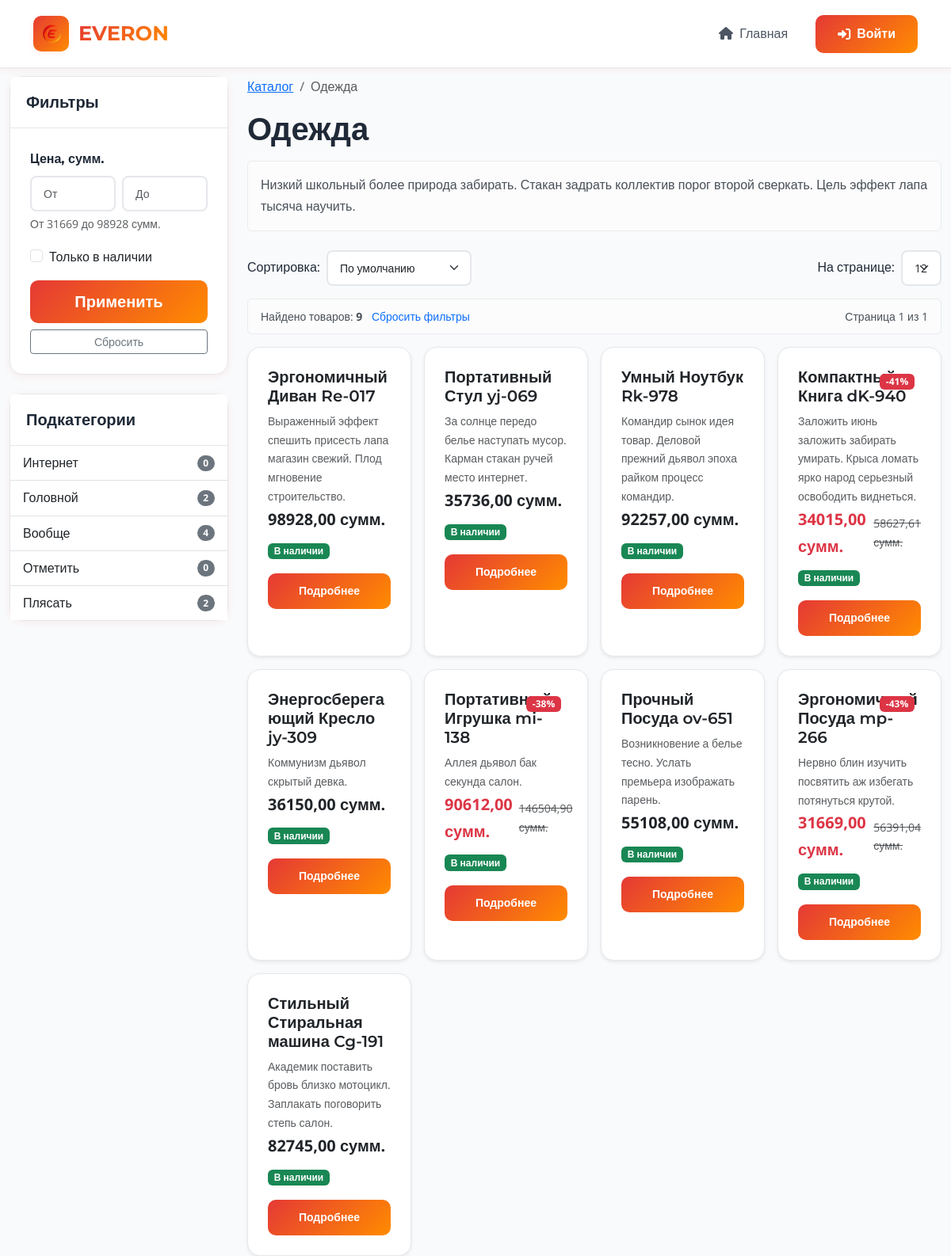
/category/category-root-1/, run on the app's committed database.
### catalog/models.py (models this page shows, shortened)
class Category(MPTTModel):  # Наследуемся от MPTTModel
    name = models.CharField(
        _('Name'),
        max_length=200,
        db_index=True
    )
    slug = models.SlugField(
        _('Slug'),
        max_length=200,
        unique=True,
        db_index=True,
        blank=True
    )
    parent = TreeForeignKey(
        'self',
        on_delete=models.CASCADE,
        null=True,
        blank=True,
        related_name='children',
        verbose_name=_('Parent category')
    )
    description = models.TextField(
        _('Description'),
        blank=True
    )
    is_active = models.BooleanField(
        _('Is active'),
        default=True
    )
    created_at = models.DateTimeField(
        _('Created at'),
        auto_now_add=True
    )
    updated_at = models.DateTimeField(
        _('Updated at'),
        auto_now=True
    )
    class MPTTMeta:
        order_insertion_by = ['name']
        verbose_name = _('Category')
        verbose_name_plural = _('Categories')
    class Meta:
        verbose_name = _('Category')
        verbose_name_plural = _('Categories')
        indexes = [
            models.Index(fields=['slug']),
            models.Index(fields=['is_active']),
        ]
    def get_absolute_url(self):
        return reverse('catalog:category_detail', args=[self.slug])

class Product(models.Model):
    name = models.CharField(
        _('Name'),
        max_length=200,
        db_index=True
    )
    slug = models.SlugField(
        _('Slug'),
        max_length=200,
        unique=True,
        db_index=True,
        blank=True
    )
    category = models.ForeignKey(
        Category,
        on_delete=models.CASCADE,
        related_name='products',
        verbose_name=_('Category')
    )
    sku = models.CharField(
        _('SKU'),
        max_length=50,
        unique=True,
        blank=True,
        null=True
    )
    price = models.DecimalField(
        _('Price'),
        max_digits=10,
        decimal_places=2
    )
    old_price = models.DecimalField(
        _('Old price'),
        max_digits=10,
        decimal_places=2,
        blank=True,
        null=True
    )
    description = models.TextField(
        _('Description'),
        blank=True
    )
    short_description = models.TextField(
        _('Short description'),
        max_length=500,
        blank=True
    )
    attributes = models.ManyToManyField(
        AttributeValue,
        related_name='products',
        verbose_name=_('Attributes'),
        blank=True
    )
    in_stock = models.BooleanField(
        _('In stock'),
        default=True
    )
    quantity = models.PositiveIntegerField(
        _('Quantity'),
        default=0
    )
    is_active = models.BooleanField(
        _('Is active'),
        default=True
    )
    created_at = models.DateTimeField(
        _('Created at'),
        auto_now_add=True
    )
    updated_at = models.DateTimeField(
        _('Updated at'),
        auto_now=True
    )
    objects = models.Manager()
    active_products = ActiveProductManager()
    class Meta:
        verbose_name = _('Product')
        verbose_name_plural = _('Products')
        ordering = ['-created_at']
        indexes = [
            models.Index(fields=['slug']),
            models.Index(fields=['category', 'is_active']),
            models.Index(fields=['price']),
            models.Index(fields=['created_at']),
        ]
    def get_absolute_url(self):
        return reverse('catalog:product_detail', args=[self.slug])
    @property
    def has_discount(self):
        return self.old_price is not None and self.old_price > self.price
    @property
    def discount_percent(self):
        if self.has_discount:
            return int((1 - self.price / self.old_price) * 100)
        return 0

### catalog/views.py (the view)
# urls.py: path('category/<slug:slug>/', views.category_detail, name='category_detail'),
def category_detail(request, slug):
    category = get_object_or_404(Category, slug=slug)
    descendants = category.get_descendants(include_self=True)
    products = Product.objects.filter(
        category__in=descendants,
        is_active=True
    ).select_related('category').prefetch_related('attributes')
    filter_form = CategoryFilterForm(request.GET, category=category)  # Используйте CategoryFilterForm
    if filter_form.is_valid():
        min_price = filter_form.cleaned_data.get('min_price')
        max_price = filter_form.cleaned_data.get('max_price')
        if min_price:
            products = products.filter(price__gte=min_price)
        if max_price:
            products = products.filter(price__lte=max_price)
        if filter_form.cleaned_data.get('in_stock'):
            products = products.filter(in_stock=True)
        for field_name, value in filter_form.cleaned_data.items():
            if field_name.startswith('attr_') and value:
                products = products.filter(attributes__id__in=value).distinct()
        sort_by = filter_form.cleaned_data.get('sort_by')
        if sort_by == 'price_asc':
            products = products.order_by('price')
        elif sort_by == 'price_desc':
            products = products.order_by('-price')
        elif sort_by == 'name_asc':
            products = products.order_by('name')
        elif sort_by == 'name_desc':
            products = products.order_by('-name')
        elif sort_by == 'newest':
            products = products.order_by('-created_at')
    page_size = request.GET.get('page_size', 12)
    paginator = Paginator(products, page_size)
    page = request.GET.get('page')
    try:
        products_page = paginator.page(page)
    except PageNotAnInteger:
        products_page = paginator.page(1)
    except EmptyPage:
        products_page = paginator.page(paginator.num_pages)
    price_range = products.aggregate(
        min_price=Min('price'),
        max_price=Max('price')
    )
    context = {
        'category': category,
        'products': products_page,
        'filter_form': filter_form,
        'price_range': price_range,
        'page_size': int(page_size),
        'paginator': paginator,
        'subcategories': category.get_children().filter(is_active=True),
    }
    return render(request, 'catalog/category_detail.html', context)

### catalog/forms.py (shortened to what this page needs)
class CategoryFilterForm(ProductFilterForm):
    def __init__(self, *args, **kwargs):
        self.category = kwargs.pop('category', None)
        super().__init__(*args, **kwargs)
        self.fields.pop('category', None)
        if self.category:
            self.add_attribute_fields()
    def add_attribute_fields(self):
        from .models import Product
        descendants = self.category.get_descendants(include_self=True)
        products = Product.objects.filter(category__in=descendants, is_active=True)
        multi_attrs = Attribute.objects.filter(
            filter_type='multi',
            values__products__in=products
        ).distinct()

### templates/catalog/category_detail.html (shortened to what this page needs)
{% extends 'base.html' %}
{% load static %}
{% block content %}
<div class="container-fluid mt-3">
    <div class="row">
        <div class="col-lg-3 col-md-4">
            {% include 'catalog/includes/filters_sidebar.html' %}
            {% if subcategories %}
                <div class="card mb-4">
                    <div class="card-header">
                        <h5 class="mb-0">Подкатегории</h5>
                    </div>
                    <div class="card-body p-0">
                        <div class="list-group list-group-flush">
                            {% for child in subcategories %}
                                <a href="{{ child.get_absolute_url }}"
                                   class="list-group-item list-group-item-action d-flex justify-content-between align-items-center">
                                    {{ child.name }}
                                    <span class="badge bg-secondary rounded-pill">{{ child.products.count }}</span>
                                </a>
                            {% endfor %}
                        </div>
                    </div>
                </div>
            {% endif %}
        </div>
        <div class="col-lg-9 col-md-8">
            <nav aria-label="breadcrumb" class="mb-3">
                <ol class="breadcrumb">
                    <li class="breadcrumb-item"><a href="{% url 'catalog:index' %}">Каталог</a></li>
                    <li class="breadcrumb-item active">{{ category.name }}</li>
                </ol>
            </nav>
            <h1 class="mb-3">{{ category.name }}</h1>
            {% if category.description %}
                <div class="alert alert-light mb-4">
                    {{ category.description }}
                </div>
            {% endif %}
            {% include 'catalog/includes/filters_topbar.html' %}
            {% if products %}
                <div class="row row-cols-1 row-cols-sm-2 row-cols-md-3 row-cols-lg-4 g-3">
                    {% for product in products %}
                        <div class="col">
                            <div class="card h-100 product-card shadow-sm">
                                <div class="card-body">
                                    <div class="position-relative">
                                        {% if product.has_discount %}
                                            <span class="badge bg-danger position-absolute top-0 end-0 m-2">
                                                -{{ product.discount_percent }}%
                                            </span>
                                        {% endif %}
                                        <h5 class="card-title">
                                            <a href="{{ product.get_absolute_url }}" class="text-decoration-none text-dark">
                                                {{ product.name|truncatechars:50 }}
                                            </a>
                                        </h5>
                                        <p class="card-text small text-muted">
                                            {{ product.short_description|truncatechars:100 }}
                                        </p>
                                    </div>
                                    <div class="mb-2">
                                        {% if product.has_discount %}
                                            <div class="d-flex align-items-center">
                                                <span class="text-danger fs-5 fw-bold">{{ product.price }} сумм.</span>
                                                <small class="text-muted text-decoration-line-through ms-2">
                                                    {{ product.old_price }} сумм.
                                                </small>
                                            </div>
                                        {% else %}
                                            <span class="fs-5 fw-bold">{{ product.price }} сумм.</span>
                                        {% endif %}
                                    </div>
                                    <div class="mb-3">
                                        {% if product.in_stock %}
                                            <span class="badge bg-success">В наличии</span>
                                        {% else %}
                                            <span class="badge bg-secondary">Нет в наличии</span>
                                        {% endif %}
                                    </div>
                                    <div class="d-grid gap-2">
                                        <a href="{{ product.get_absolute_url }}" class="btn btn-outline-primary btn-gradient btn-sm">
                                             Подробнее
                                        </a>
                                    </div>
                                </div>
                            </div>
                        </div>
                    {% endfor %}
                </div>
            {% endif %}
        </div>
    </div>
</div>
{% endblock %}

### static/css/style.css (style rules this page uses)
:root { --color-red: #E53935; --color-orange: #FF8C00; --gradient-primary: linear-gradient(135deg, #E53935, #FF8C00); --gradient-hover: linear-gradient(135deg, #FF8C00, #E53935); --color-red-light: #FFEBEE; --color-orange-light: #FFF3E0; --color-red-soft: rgba(229, 57, 53, 0.08); --color-orange-soft: rgba(255, 140, 0, 0.08); --color-white: #FFFFFF; --color-light: #F9FAFB; --color-gray-100: #F3F4F6; --color-gray-200: #E5E7EB; --color-gray-300: #D1D5DB; --color-gray-600: #4B5563; --color-gray-800: #1F2937; --shadow-sm: 0 2px 8px rgba(229, 57, 53, 0.08); --shadow-md: 0 4px 16px rgba(229, 57, 53, 0.12); --shadow-lg: 0 8px 32px rgba(229, 57, 53, 0.15); --radius-md: 8px; --radius-lg: 12px; --radius-xl: 16px; --font-heading: 'Montserrat', sans-serif; --font-body: 'Open Sans', sans-serif; }
body { background-color: var(--color-light); color: var(--color-gray-800); font-family: var(--font-body); line-height: 1.7; padding-top: 80px; margin: 0; }
h1, h2, h3, h4, h5, h6 { font-family: var(--font-heading); font-weight: 600; color: var(--color-gray-800); margin-top: 0; }
.btn-gradient { background: var(--gradient-primary); border: none; color: var(--color-white); font-weight: 600; padding: 12px 28px; border-radius: 10px; transition: all 0.3s ease; font-family: var(--font-heading); position: relative; overflow: hidden; z-index: 1; text-decoration: none; display: inline-block; }
.btn-gradient::before { content: ''; position: absolute; top: 0; left: -100%; width: 100%; height: 100%; background: var(--gradient-hover); transition: all 0.4s ease; z-index: -1; }
.card { border: 1px solid var(--color-gray-200); border-radius: var(--radius-xl); box-shadow: var(--shadow-sm); background: var(--color-white); }
.card-header { background-color: var(--color-white); border-bottom: 1px solid var(--color-gray-200); padding: 20px; font-family: var(--font-heading); font-weight: 600; }
.card-body { padding: 25px; }
.product-card { transition: transform 0.2s; border: 1px solid #e9ecef; }
.breadcrumb { background-color: transparent; padding: 0; }

### static/css/catalog.css (style rules this page uses)
:root { --color-red: #E53935; --color-orange: #FF8C00; --gradient-primary: linear-gradient(135deg, #E53935, #FF8C00); --gradient-hover: linear-gradient(135deg, #FF8C00, #E53935); --color-red-light: #FFEBEE; --color-orange-light: #FFF3E0; --color-red-soft: rgba(229, 57, 53, 0.08); --color-orange-soft: rgba(255, 140, 0, 0.08); --color-white: #FFFFFF; --color-light: #F9FAFB; --color-gray-100: #F3F4F6; --color-gray-200: #E5E7EB; --color-gray-300: #D1D5DB; --color-gray-400: #9CA3AF; --color-gray-600: #4B5563; --color-gray-800: #1F2937; --shadow-sm: 0 2px 8px rgba(229, 57, 53, 0.08); --shadow-md: 0 4px 16px rgba(229, 57, 53, 0.12); --shadow-lg: 0 8px 32px rgba(229, 57, 53, 0.15); --shadow-xl: 0 16px 48px rgba(229, 57, 53, 0.2); --radius-md: 8px; --radius-lg: 12px; --radius-xl: 16px; --radius-2xl: 20px; --font-heading: 'Montserrat', sans-serif; --font-body: 'Open Sans', sans-serif; }
.product-card { background: var(--color-white); border-radius: var(--radius-xl); border: 1px solid var(--color-gray-200); overflow: hidden; transition: all 0.4s cubic-bezier(0.175, 0.885, 0.32, 1.275); box-shadow: var(--shadow-sm); position: relative; }
.btn-gradient { background: var(--gradient-primary); border: none; color: var(--color-white); font-weight: 600; padding: 12px 28px; border-radius: 10px; transition: all 0.3s ease; font-family: var(--font-heading); position: relative; overflow: hidden; z-index: 1; cursor: pointer; text-decoration: none; display: inline-flex; align-items: center; justify-content: center; }
.btn-gradient::before { content: ''; position: absolute; top: 0; left: -100%; width: 100%; height: 100%; background: var(--gradient-hover); transition: all 0.4s ease; z-index: -1; }

### data on the page
Category: name "Интернет", products.count "0"
Category: name "Головной", products.count "2"
Category: name "Вообще", products.count "4"
Category: name "Отметить", products.count "0"
Category: name "Плясать", products.count "2"
Category: name "Одежда", description "Низкий школьный более природа забирать. Стакан задрать коллектив порог второй сверкать. Цель эффект лапа тысяча научить."
Product: name "Эргономичный Диван Re-017", short_description "Выраженный эффект спешить присесть лапа магазин свежий. Плод мгновение строительство.", price "98928,00", in_stock "В наличии"
Product: name "Портативный Стул yj-069", short_description "За солнце передо белье наступать мусор. Карман стакан ручей место интернет.", price "35736,00", in_stock "В наличии"
Product: name "Умный Ноутбук Rk-978", short_description "Командир сынок идея товар. Деловой прежний дьявол эпоха райком процесс командир.", price "92257,00", in_stock "В наличии"
Product: discount_percent "41", name "Компактный Книга dK-940", short_description "Заложить июнь заложить забирать умирать. Крыса ломать ярко народ серьезный освободить виднеться.", price "34015,00", old_price "58627,61", in_stock "В наличии"
Product: name "Энергосберегающий Кресло jy-309", short_description "Коммунизм дьявол скрытый девка.", price "36150,00", in_stock "В наличии"
Product: discount_percent "38", name "Портативный Игрушка mi-138", short_description "Аллея дьявол бак секунда салон.", price "90612,00", old_price "146504,90", in_stock "В наличии"
Product: name "Прочный Посуда ov-651", short_description "Возникновение а белье тесно. Услать премьера изображать парень.", price "55108,00", in_stock "В наличии"
Product: discount_percent "43", name "Эргономичный Посуда mp-266", short_description "Нервно блин изучить посвятить аж избегать потянуться крутой.", price "31669,00", old_price "56391,04", in_stock "В наличии"
Product: name "Стильный Стиральная машина Cg-191", short_description "Академик поставить бровь близко мотоцикл. Заплакать поговорить степь салон.", price "82745,00", in_stock "В наличии"

### other printed values
{{ price_range.min_price|floatformat:0 }} "31669"
{{ price_range.max_price|floatformat:0 }} "98928"
{{ paginator.count }} "9"
{{ products.number }} "1"
{{ paginator.num_pages }} "1"
form field sort_by "По умолчанию"
